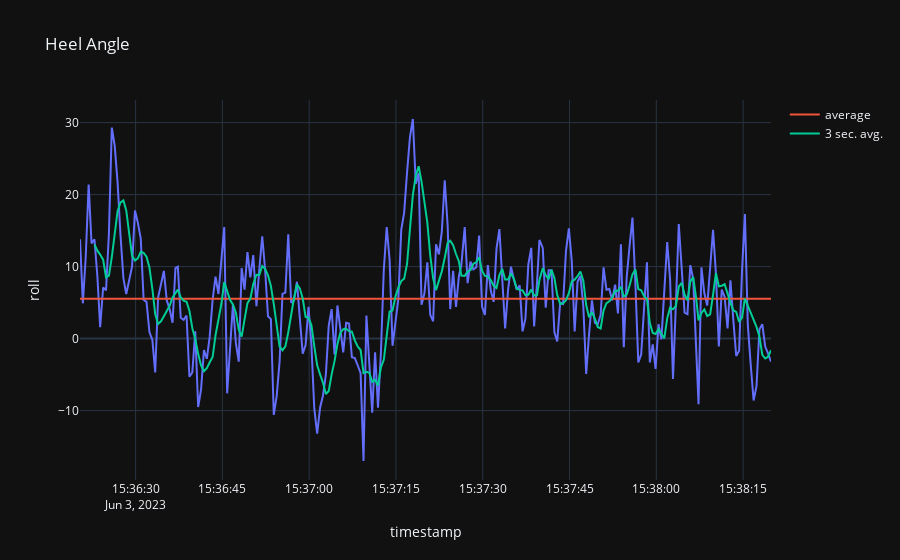

Notebook source saved alongside this figure:
### Code cell
fig = px.line(df_time, x='timestamp', y='roll', template='plotly_dark', title='Heel Angle')
fig.add_scatter(x=df_time['timestamp'], y=df_time['roll_avg'], name='average')
fig.add_scatter(x=df_time['timestamp'], y=df_time['roll_avg_rolling_3'], name='3 sec. avg.')
fig.show()

### Figure 1 — Plotly figure (JSON) as saved in the notebook; plotly's stock layout.template omitted (floating-point values rounded to 4 significant figures; data arrays with more than 128 entries replaced by an {"elided": "..."} marker saying what was removed)
{"data": [{"hovertemplate": "timestamp=%{x}<br>roll=%{y}<extra></extra>", "legendgroup": "", "line": {"color": "#636efa", "dash": "solid"}, "marker": {"symbol": "circle"}, "mode": "lines", "name": "", "orientation": "v", "showlegend": false, "type": "scatter", "x": {"elided": "240 str values"}, "xaxis": "x", "y": {"elided": "240 float values"}, "yaxis": "y"}, {"name": "average", "type": "scatter", "x": {"elided": "240 str values"}, "y": {"elided": "240 float values"}}, {"name": "3 sec. avg.", "type": "scatter", "x": {"elided": "240 str values"}, "y": {"elided": "240 float values"}}], "layout": {"legend": {"tracegroupgap": 0}, "title": {"text": "Heel Angle"}, "xaxis": {"anchor": "y", "domain": [0, 1], "title": {"text": "timestamp"}}, "yaxis": {"anchor": "x", "domain": [0, 1], "title": {"text": "roll"}}}}
